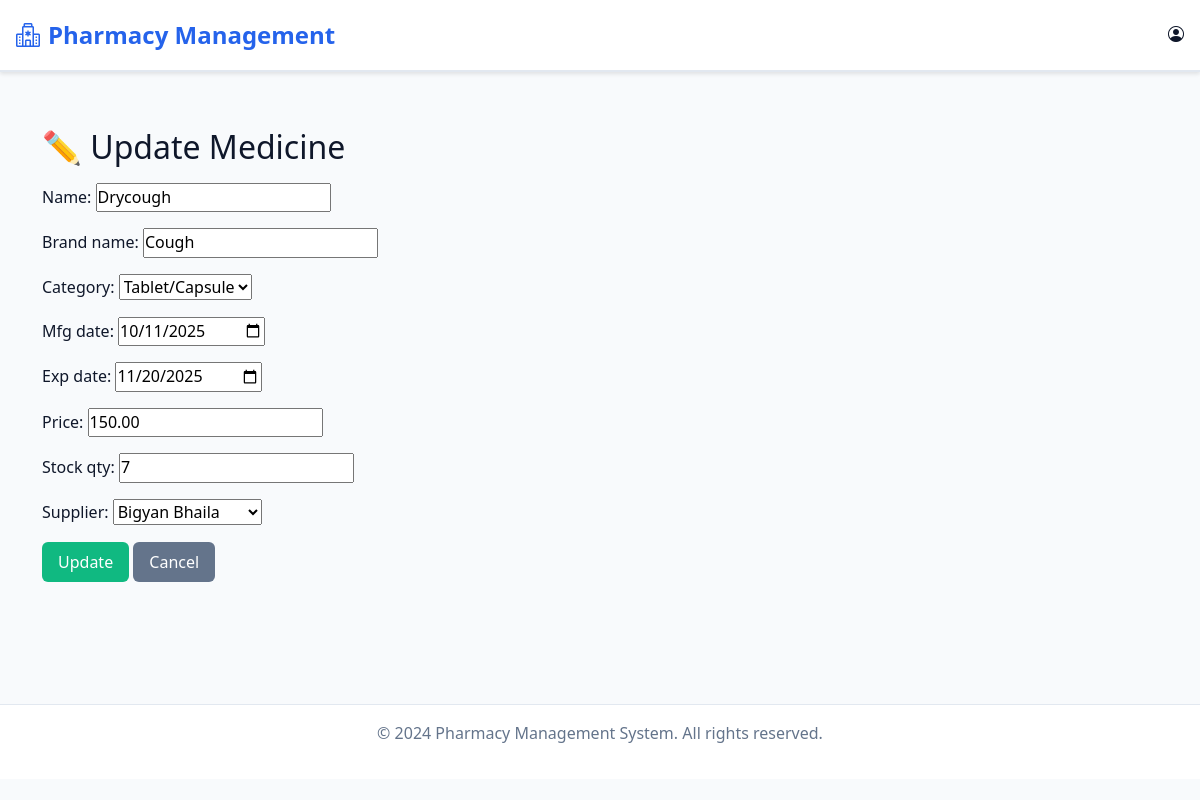
/medicine/update_medicine/4/, run on the app's committed database.
### medicine/models.py (models this page shows, shortened)
class Medicine(models.Model):
    medicine_id = models.AutoField(primary_key=True)   # custom PK
    name = models.CharField(max_length=100)
    brand_name = models.CharField(max_length=100)
    CATEGORY_CHOICES = [
        ("tablet/capsule", "Tablet/Capsule"),
        ("liquid", "Liquid"),
        ("patch", "Patch"),
        ("cream", "Topical Cream"),
    ]
    category = models.CharField(max_length=20, choices=CATEGORY_CHOICES, default="tablet/capsule")
    mfg_date = models.DateField()
    exp_date = models.DateField()
    price = models.DecimalField(max_digits=10, decimal_places=2)
    stock_qty = models.PositiveIntegerField(default=0)
    supplier = models.ForeignKey(Supplier, on_delete=models.CASCADE, related_name="medicines")

### supplier/models.py (models this page shows)
class Supplier(models.Model):
    id = models.AutoField(primary_key=True)   # auto increment id
    name = models.CharField(max_length=100)
    contact = models.CharField(max_length=20)
    address = models.TextField()
    def __str__(self):
        return self.name

### medicine/views.py (the view)
# urls.py: path('update_medicine/<int:pk>/', views.update_medicine, name='update_medicine'),
def update_medicine(request, pk):
    medicine = get_object_or_404(Medicine, pk=pk)
    if request.method == "POST":
        form = MedicineForm(request.POST, instance=medicine)
        if form.is_valid():
            form.save()
            return redirect('list_medicine')
    else:
        form = MedicineForm(instance=medicine)
    return render(request, 'admin/medicine/update_medicine.html', {'form': form})

### medicine/forms.py
class MedicineForm(forms.ModelForm):
    class Meta:
        model = Medicine
        fields = [
            'name',
            'brand_name',
            'category',
            'mfg_date',
            'exp_date',
            'price',
            'stock_qty',
            'supplier',
        ]
        widgets = {
            'mfg_date': forms.DateInput(attrs={'type': 'date'}),
            'exp_date': forms.DateInput(attrs={'type': 'date'}),
        }

### templates/admin/medicine/update_medicine.html (shortened to what this page needs)
{% extends "admin/base.html" %}
{% block content %}
<div class="container mt-4">
  <h2 class="mb-3">✏️ Update Medicine</h2>
  <form method="post">
    {{ form.as_p }}
    <button type="submit" class="btn btn-success">Update</button>
    <a href="{% url 'list_medicine' %}" class="btn btn-secondary">Cancel</a>
  </form>
</div>
{% endblock %}

### templates/admin/base.html (style rules this page uses)
:root { --primary-blue: #2563eb; --light-blue: #dbeafe; --dark-blue: #1e40af; --white: #ffffff; --light-gray: #f8fafc; --gray: #64748b; --dark-gray: #334155; --black: #0f172a; --border-color: #e2e8f0; --success: #10b981; --warning: #f59e0b; --danger: #ef4444; }
* { margin: 0; padding: 0; box-sizing: border-box; }
body { font-family: 'Segoe UI', Tahoma, Geneva, Verdana, sans-serif; background-color: var(--light-gray); color: var(--black); line-height: 1.6; }
.btn { border-radius: 6px; font-weight: 500; padding: 0.5rem 1rem; border: none; transition: all 0.3s ease; text-decoration: none; display: inline-block; }
.btn-secondary { background-color: var(--gray); color: var(--white); }
.btn-success { background-color: var(--success); color: var(--white); }

### data on the page
Medicine: name "Drycough", brand_name "Cough", category "Tablet/Capsule", mfg_date "10/11/2025", exp_date "11/20/2025", price "150.00", stock_qty "7", supplier "Bigyan Bhaila"
